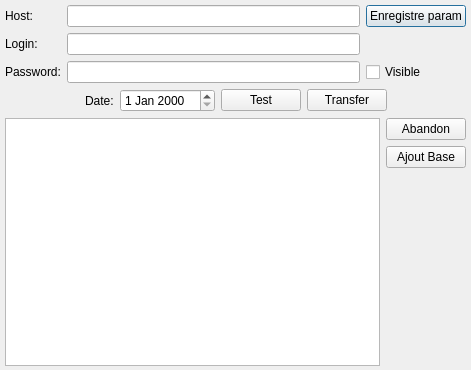
<?xml version="1.0" encoding="UTF-8"?>
<ui version="4.0">
 <class>Dialog</class>
 <widget class="QDialog" name="Dialog">
  <property name="geometry">
   <rect>
    <x>0</x>
    <y>0</y>
    <width>471</width>
    <height>370</height>
   </rect>
  </property>
  <property name="minimumSize">
   <size>
    <width>300</width>
    <height>370</height>
   </size>
  </property>
  <property name="windowTitle">
   <string>MainWindow</string>
  </property>
  <widget class="QWidget" name="centralwidget">
   <property name="geometry">
    <rect>
     <x>0</x>
     <y>0</y>
     <width>471</width>
     <height>371</height>
    </rect>
   </property>
   <layout class="QGridLayout" name="gridLayout_4">
    <property name="leftMargin">
     <number>5</number>
    </property>
    <property name="topMargin">
     <number>5</number>
    </property>
    <property name="rightMargin">
     <number>5</number>
    </property>
    <property name="bottomMargin">
     <number>5</number>
    </property>
    <item row="0" column="0">
     <layout class="QGridLayout" name="gridLayout">
      <item row="0" column="0">
       <widget class="QLabel" name="host_label">
        <property name="text">
         <string>Host:</string>
        </property>
       </widget>
      </item>
      <item row="0" column="1">
       <widget class="QLineEdit" name="host_LineEdit"/>
      </item>
      <item row="0" column="2">
       <widget class="QPushButton" name="save_transfert_paramButton">
        <property name="text">
         <string>Enregistre param</string>
        </property>
       </widget>
      </item>
      <item row="1" column="0">
       <widget class="QLabel" name="login_label">
        <property name="text">
         <string>Login:</string>
        </property>
       </widget>
      </item>
      <item row="1" column="1">
       <widget class="QLineEdit" name="login_LineEdit"/>
      </item>
      <item row="2" column="0">
       <widget class="QLabel" name="password_label">
        <property name="text">
         <string>Password:</string>
        </property>
       </widget>
      </item>
      <item row="2" column="1">
       <widget class="QLineEdit" name="password_LineEdit"/>
      </item>
      <item row="2" column="2">
       <widget class="QCheckBox" name="passwdVisible_checkBox">
        <property name="text">
         <string>Visible</string>
        </property>
       </widget>
      </item>
     </layout>
    </item>
    <item row="1" column="0">
     <layout class="QGridLayout" name="gridLayout_2">
      <item row="0" column="0">
       <spacer name="horizontalSpacer">
        <property name="orientation">
         <enum>Qt::Horizontal</enum>
        </property>
        <property name="sizeHint" stdset="0">
         <size>
          <width>40</width>
          <height>20</height>
         </size>
        </property>
       </spacer>
      </item>
      <item row="0" column="1">
       <widget class="QLabel" name="label">
        <property name="text">
         <string>Date:</string>
        </property>
       </widget>
      </item>
      <item row="0" column="2">
       <widget class="QDateEdit" name="dateEdit"/>
      </item>
      <item row="0" column="3">
       <widget class="QPushButton" name="testButton">
        <property name="text">
         <string>Test</string>
        </property>
       </widget>
      </item>
      <item row="0" column="4">
       <widget class="QPushButton" name="transfertButton">
        <property name="text">
         <string>Transfer</string>
        </property>
       </widget>
      </item>
      <item row="0" column="5">
       <spacer name="horizontalSpacer_2">
        <property name="orientation">
         <enum>Qt::Horizontal</enum>
        </property>
        <property name="sizeHint" stdset="0">
         <size>
          <width>40</width>
          <height>20</height>
         </size>
        </property>
       </spacer>
      </item>
     </layout>
    </item>
    <item row="2" column="0">
     <layout class="QHBoxLayout" name="horizontalLayout">
      <item>
       <widget class="QTextEdit" name="infoTransfert_TextEdit">
        <property name="readOnly">
         <bool>true</bool>
        </property>
       </widget>
      </item>
      <item>
       <layout class="QGridLayout" name="gridLayout_3">
        <item row="0" column="0">
         <widget class="QPushButton" name="abandonButton">
          <property name="text">
           <string>Abandon</string>
          </property>
         </widget>
        </item>
        <item row="1" column="0">
         <widget class="QPushButton" name="ajoutBaseButton">
          <property name="text">
           <string>Ajout Base</string>
          </property>
         </widget>
        </item>
        <item row="2" column="0">
         <spacer name="verticalSpacer">
          <property name="orientation">
           <enum>Qt::Vertical</enum>
          </property>
          <property name="sizeHint" stdset="0">
           <size>
            <width>20</width>
            <height>40</height>
           </size>
          </property>
         </spacer>
        </item>
       </layout>
      </item>
     </layout>
    </item>
   </layout>
  </widget>
 </widget>
 <resources/>
 <connections/>
</ui>
